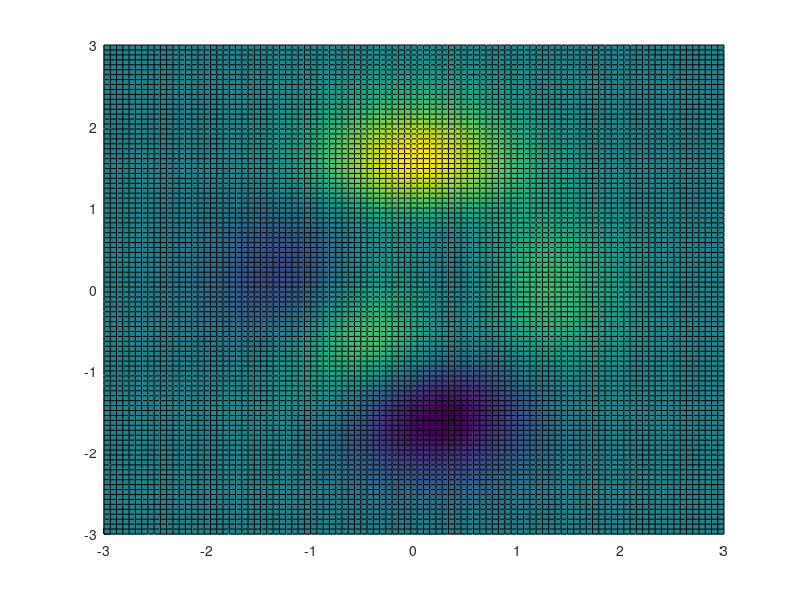

Recreate this plot in MATLAB. (Note: this script raises an error after producing the figure.)
%% Example for how to plot two maps in one figure with different colormap and adjust the order of map
% created on 5 May 2017 by Xiaodong
%% basic data
[x,y,z] = peaks(100);
% data for the background map
z1 = z;
% data for the showing map
z2 = z; z2(z<=0)=nan; z2 =z2+100;
%% Method 1
figure
h1 = surface(x,y,z1);
ax = gca; 
ax.NextPlot = 'add';
ax.SortMethod = 'childOrder';
h2 = surface(x,y,z2);
numColor = 32;
cmap = [gray(numColor);parula(numColor)];

valueZ = z1;
A = (numColor-1)*(valueZ-min(valueZ(:)))/range(valueZ(:));
A = round(A);
% A = min(numColor,A);
set(h1,'CData',A)
valueZ = z2;
B = (numColor-1)*(valueZ-min(valueZ(:)))/range(valueZ(:));
B = round(B)+numColor;
set(h2,'CData',B)
colormap(ax,cmap);
caxis([min(A(:)),max(B(:))]);
cb = colorbar;
cb.Limits = [numColor+1, numColor*2];
cbTicks = str2double(cb.TickLabels)/numColor;
cbTicks = cbTicks*range(valueZ(:))+min(valueZ(:));
cb.TickLabels = num2cell(round(cbTicks));
%% Method 2
figure
% ax.NextPlot = 'replace';
ax1 = axes;
h1 = surface(x,y,z1);
ax2 = axes;
h2 = surface(x,y,z2);
linkaxes([ax1 ax2])
% ax1.Visible = 'off';
ax2.Visible = 'off';
colormap(ax1,'gray');
colormap(ax2,'parula');

cb1 = colorbar(ax1);
cb1.Location = 'westoutside';
cb2 = colorbar(ax2);
cb2.Location = 'eastoutside';
set([ax1,ax2],'Position',[0.15 0.15 0.8 0.75])